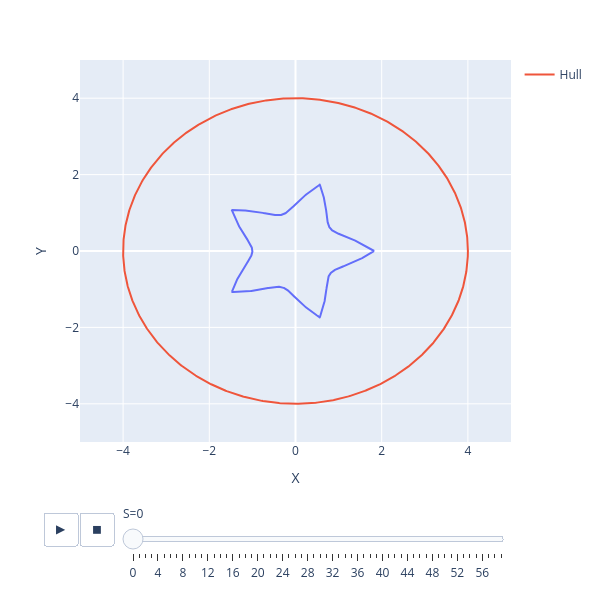

The cell this chart's notebook holds for it:
### Code cell
#R upper bound
Rub = np.ceil(df.X.max()) 

fig = px.line(df, x="X", y="Y", 
                    range_x=[-Rub,Rub], range_y=[-Rub,Rub],
                    animation_frame="S", 
                    #name = "Front",
                    # direction= "counterclockwise", start_angle=0,
                    #color_discrete_sequence=px.colors.sequential.Plasma_r, 
                    #template="plotly_dark",)
                    width=600, height=600
                    )
fig.add_trace(go.Scatter(x=Hx, y=Hy, mode='lines', marker=dict(size=6, color=filt*1),
                             name='Hull'))
fig.show()

### Figure 1 — Plotly figure (JSON) as saved in the notebook; plotly's stock layout.template omitted (floating-point values rounded to 4 significant figures; data arrays with more than 128 entries replaced by an {"elided": "..."} marker saying what was removed)
{"data": [{"hovertemplate": "S=0<br>X=%{x}<br>Y=%{y}<extra></extra>", "legendgroup": "", "line": {"color": "#636efa", "dash": "solid"}, "marker": {"symbol": "circle"}, "mode": "lines", "name": "", "orientation": "v", "showlegend": false, "type": "scatter", "x": {"elided": "1001 float values"}, "xaxis": "x", "y": {"elided": "1001 float values"}, "yaxis": "y"}, {"marker": {"color": {"elided": "49980 int values"}, "size": 6}, "mode": "lines", "name": "Hull", "type": "scatter", "x": {"elided": "1001 float values"}, "y": {"elided": "1001 float values"}}], "layout": {"height": 600, "legend": {"tracegroupgap": 0}, "margin": {"t": 60}, "sliders": [{"active": 0, "currentvalue": {"prefix": "S="}, "len": 0.9, "pad": {"b": 10, "t": 60}, "steps": [{"args": [["0"], {"frame": {"duration": 0, "redraw": false}, "fromcurrent": true, "mode": "immediate", "transition": {"duration": 0, "easing": "linear"}}], "label": "0", "method": "animate"}, {"args": [["1"], {"frame": {"duration": 0, "redraw": false}, "fromcurrent": true, "mode": "immediate", "transition": {"duration": 0, "easing": "linear"}}], "label": "1", "method": "animate"}, {"args": [["2"], {"frame": {"duration": 0, "redraw": false}, "fromcurrent": true, "mode": "immediate", "transition": {"duration": 0, "easing": "linear"}}], "label": "2", "method": "animate"}, {"args": [["3"], {"frame": {"duration": 0, "redraw": false}, "fromcurrent": true, "mode": "immediate", "transition": {"duration": 0, "easing": "linear"}}], "label": "3", "method": "animate"}, {"args": [["4"], {"frame": {"duration": 0, "redraw": false}, "fromcurrent": true, "mode": "immediate", "transition": {"duration": 0, "easing": "linear"}}], "label": "4", "method": "animate"}, {"args": [["5"], {"frame": {"duration": 0, "redraw": false}, "fromcurrent": true, "mode": "immediate", "transition": {"duration": 0, "easing": "linear"}}], "label": "5", "method": "animate"}, {"args": [["6"], {"frame": {"duration": 0, "redraw": false}, "fromcurrent": true, "mode": "immediate", "transition": {"duration": 0, "easing": "linear"}}], "label": "6", "method": "animate"}, {"args": [["7"], {"frame": {"duration": 0, "redraw": false}, "fromcurrent": true, "mode": "immediate", "transition": {"duration": 0, "easing": "linear"}}], "label": "7", "method": "animate"}, {"args": [["8"], {"frame": {"duration": 0, "redraw": false}, "fromcurrent": true, "mode": "immediate", "transition": {"duration": 0, "easing": "linear"}}], "label": "8", "method": "animate"}, {"args": [["9"], {"frame": {"duration": 0, "redraw": false}, "fromcurrent": true, "mode": "immediate", "transition": {"duration": 0, "easing": "linear"}}], "label": "9", "method": "animate"}, {"args": [["10"], {"frame": {"duration": 0, "redraw": false}, "fromcurrent": true, "mode": "immediate", "transition": {"duration": 0, "easing": "linear"}}], "label": "10", "method": "animate"}, {"args": [["11"], {"frame": {"duration": 0, "redraw": false}, "fromcurrent": true, "mode": "immediate", "transition": {"duration": 0, "easing": "linear"}}], "label": "11", "method": "animate"}, {"args": [["12"], {"frame": {"duration": 0, "redraw": false}, "fromcurrent": true, "mode": "immediate", "transition": {"duration": 0, "easing": "linear"}}], "label": "12", "method": "animate"}, {"args": [["13"], {"frame": {"duration": 0, "redraw": false}, "fromcurrent": true, "mode": "immediate", "transition": {"duration": 0, "easing": "linear"}}], "label": "13", "method": "animate"}, {"args": [["14"], {"frame": {"duration": 0, "redraw": false}, "fromcurrent": true, "mode": "immediate", "transition": {"duration": 0, "easing": "linear"}}], "label": "14", "method": "animate"}, {"args": [["15"], {"frame": {"duration": 0, "redraw": false}, "fromcurrent": true, "mode": "immediate", "transition": {"duration": 0, "easing": "linear"}}], "label": "15", "method": "animate"}, {"args": [["16"], {"frame": {"duration": 0, "redraw": false}, "fromcurrent": true, "mode": "immediate", "transition": {"duration": 0, "easing": "linear"}}], "label": "16", "method": "animate"}, {"args": [["17"], {"frame": {"duration": 0, "redraw": false}, "fromcurrent": true, "mode": "immediate", "transition": {"duration": 0, "easing": "linear"}}], "label": "17", "method": "animate"}, {"args": [["18"], {"frame": {"duration": 0, "redraw": false}, "fromcurrent": true, "mode": "immediate", "transition": {"duration": 0, "easing": "linear"}}], "label": "18", "method": "animate"}, {"args": [["19"], {"frame": {"duration": 0, "redraw": false}, "fromcurrent": true, "mode": "immediate", "transition": {"duration": 0, "easing": "linear"}}], "label": "19", "method": "animate"}, {"args": [["20"], {"frame": {"duration": 0, "redraw": false}, "fromcurrent": true, "mode": "immediate", "transition": {"duration": 0, "easing": "linear"}}], "label": "20", "method": "animate"}, {"args": [["21"], {"frame": {"duration": 0, "redraw": false}, "fromcurrent": true, "mode": "immediate", "transition": {"duration": 0, "easing": "linear"}}], "label": "21", "method": "animate"}, {"args": [["22"], {"frame": {"duration": 0, "redraw": false}, "fromcurrent": true, "mode": "immediate", "transition": {"duration": 0, "easing": "linear"}}], "label": "22", "method": "animate"}, {"args": [["23"], {"frame": {"duration": 0, "redraw": false}, "fromcurrent": true, "mode": "immediate", "transition": {"duration": 0, "easing": "linear"}}], "label": "23", "method": "animate"}, {"args": [["24"], {"frame": {"duration": 0, "redraw": false}, "fromcurrent": true, "mode": "immediate", "transition": {"duration": 0, "easing": "linear"}}], "label": "24", "method": "animate"}, {"args": [["25"], {"frame": {"duration": 0, "redraw": false}, "fromcurrent": true, "mode": "immediate", "transition": {"duration": 0, "easing": "linear"}}], "label": "25", "method": "animate"}, {"args": [["26"], {"frame": {"duration": 0, "redraw": false}, "fromcurrent": true, "mode": "immediate", "transition": {"duration": 0, "easing": "linear"}}], "label": "26", "method": "animate"}, {"args": [["27"], {"frame": {"duration": 0, "redraw": false}, "fromcurrent": true, "mode": "immediate", "transition": {"duration": 0, "easing": "linear"}}], "label": "27", "method": "animate"}, {"args": [["28"], {"frame": {"duration": 0, "redraw": false}, "fromcurrent": true, "mode": "immediate", "transition": {"duration": 0, "easing": "linear"}}], "label": "28", "method": "animate"}, {"args": [["29"], {"frame": {"duration": 0, "redraw": false}, "fromcurrent": true, "mode": "immediate", "transition": {"duration": 0, "easing": "linear"}}], "label": "29", "method": "animate"}, {"args": [["30"], {"frame": {"duration": 0, "redraw": false}, "fromcurrent": true, "mode": "immediate", "transition": {"duration": 0, "easing": "linear"}}], "label": "30", "method": "animate"}, {"args": [["31"], {"frame": {"duration": 0, "redraw": false}, "fromcurrent": true, "mode": "immediate", "transition": {"duration": 0, "easing": "linear"}}], "label": "31", "method": "animate"}, {"args": [["32"], {"frame": {"duration": 0, "redraw": false}, "fromcurrent": true, "mode": "immediate", "transition": {"duration": 0, "easing": "linear"}}], "label": "32", "method": "animate"}, {"args": [["33"], {"frame": {"duration": 0, "redraw": false}, "fromcurrent": true, "mode": "immediate", "transition": {"duration": 0, "easing": "linear"}}], "label": "33", "method": "animate"}, {"args": [["34"], {"frame": {"duration": 0, "redraw": false}, "fromcurrent": true, "mode": "immediate", "transition": {"duration": 0, "easing": "linear"}}], "label": "34", "method": "animate"}, {"args": [["35"], {"frame": {"duration": 0, "redraw": false}, "fromcurrent": true, "mode": "immediate", "transition": {"duration": 0, "easing": "linear"}}], "label": "35", "method": "animate"}, {"args": [["36"], {"frame": {"duration": 0, "redraw": false}, "fromcurrent": true, "mode": "immediate", "transition": {"duration": 0, "easing": "linear"}}], "label": "36", "method": "animate"}, {"args": [["37"], {"frame": {"duration": 0, "redraw": false}, "fromcurrent": true, "mode": "immediate", "transition": {"duration": 0, "easing": "linear"}}], "label": "37", "method": "animate"}, {"args": [["38"], {"frame": {"duration": 0, "redraw": false}, "fromcurrent": true, "mode": "immediate", "transition": {"duration": 0, "easing": "linear"}}], "label": "38", "method": "animate"}, {"args": [["39"], {"frame": {"duration": 0, "redraw": false}, "fromcurrent": true, "mode": "immediate", "transition": {"duration": 0, "easing": "linear"}}], "label": "39", "method": "animate"}, {"args": [["40"], {"frame": {"duration": 0, "redraw": false}, "fromcurrent": true, "mode": "immediate", "transition": {"duration": 0, "easing": "linear"}}], "label": "40", "method": "animate"}, {"args": [["41"], {"frame": {"duration": 0, "redraw": false}, "fromcurrent": true, "mode": "immediate", "transition": {"duration": 0, "easing": "linear"}}], "label": "41", "method": "animate"}, {"args": [["42"], {"frame": {"duration": 0, "redraw": false}, "fromcurrent": true, "mode": "immediate", "transition": {"duration": 0, "easing": "linear"}}], "label": "42", "method": "animate"}, {"args": [["43"], {"frame": {"duration": 0, "redraw": false}, "fromcurrent": true, "mode": "immediate", "transition": {"duration": 0, "easing": "linear"}}], "label": "43", "method": "animate"}, {"args": [["44"], {"frame": {"duration": 0, "redraw": false}, "fromcurrent": true, "mode": "immediate", "transition": {"duration": 0, "easing": "linear"}}], "label": "44", "method": "animate"}, {"args": [["45"], {"frame": {"duration": 0, "redraw": false}, "fromcurrent": true, "mode": "immediate", "transition": {"duration": 0, "easing": "linear"}}], "label": "45", "method": "animate"}, {"args": [["46"], {"frame": {"duration": 0, "redraw": false}, "fromcurrent": true, "mode": "immediate", "transition": {"duration": 0, "easing": "linear"}}], "label": "46", "method": "animate"}, {"args": [["47"], {"frame": {"duration": 0, "redraw": false}, "fromcurrent": true, "mode": "immediate", "transition": {"duration": 0, "easing": "linear"}}], "label": "47", "method": "animate"}, {"args": [["48"], {"frame": {"duration": 0, "redraw": false}, "fromcurrent": true, "mode": "immediate", "transition": {"duration": 0, "easing": "linear"}}], "label": "48", "method": "animate"}, {"args": [["49"], {"frame": {"duration": 0, "redraw": false}, "fromcurrent": true, "mode": "immediate", "transition": {"duration": 0, "easing": "linear"}}], "label": "49", "method": "animate"}, {"args": [["50"], {"frame": {"duration": 0, "redraw": false}, "fromcurrent": true, "mode": "immediate", "transition": {"duration": 0, "easing": "linear"}}], "label": "50", "method": "animate"}, {"args": [["51"], {"frame": {"duration": 0, "redraw": false}, "fromcurrent": true, "mode": "immediate", "transition": {"duration": 0, "easing": "linear"}}], "label": "51", "method": "animate"}, {"args": [["52"], {"frame": {"duration": 0, "redraw": false}, "fromcurrent": true, "mode": "immediate", "transition": {"duration": 0, "easing": "linear"}}], "label": "52", "method": "animate"}, {"args": [["53"], {"frame": {"duration": 0, "redraw": false}, "fromcurrent": true, "mode": "immediate", "transition": {"duration": 0, "easing": "linear"}}], "label": "53", "method": "animate"}, {"args": [["54"], {"frame": {"duration": 0, "redraw": false}, "fromcurrent": true, "mode": "immediate", "transition": {"duration": 0, "easing": "linear"}}], "label": "54", "method": "animate"}, {"args": [["55"], {"frame": {"duration": 0, "redraw": false}, "fromcurrent": true, "mode": "immediate", "transition": {"duration": 0, "easing": "linear"}}], "label": "55", "method": "animate"}, {"args": [["56"], {"frame": {"duration": 0, "redraw": false}, "fromcurrent": true, "mode": "immediate", "transition": {"duration": 0, "easing": "linear"}}], "label": "56", "method": "animate"}, {"args": [["57"], {"frame": {"duration": 0, "redraw": false}, "fromcurrent": true, "mode": "immediate", "transition": {"duration": 0, "easing": "linear"}}], "label": "57", "method": "animate"}, {"args": [["58"], {"frame": {"duration": 0, "redraw": false}, "fromcurrent": true, "mode": "immediate", "transition": {"duration": 0, "easing": "linear"}}], "label": "58", "method": "animate"}, {"args": [["59"], {"frame": {"duration": 0, "redraw": false}, "fromcurrent": true, "mode": "immediate", "transition": {"duration": 0, "easing": "linear"}}], "label": "59", "method": "animate"}], "x": 0.1, "xanchor": "left", "y": 0, "yanchor": "top"}], "updatemenus": [{"buttons": [{"args": [null, {"frame": {"duration": 500, "redraw": false}, "fromcurrent": true, "mode": "immediate", "transition": {"duration": 500, "easing": "linear"}}], "label": "&#9654;", "method": "animate"}, {"args": [[null], {"frame": {"duration": 0, "redraw": false}, "fromcurrent": true, "mode": "immediate", "transition": {"duration": 0, "easing": "linear"}}], "label": "&#9724;", "method": "animate"}], "direction": "left", "pad": {"r": 10, "t": 70}, "showactive": false, "type": "buttons", "x": 0.1, "xanchor": "right", "y": 0, "yanchor": "top"}], "width": 600, "xaxis": {"anchor": "y", "domain": [0, 1], "range": [-5, 5], "title": {"text": "X"}}, "yaxis": {"anchor": "x", "domain": [0, 1], "range": [-5, 5], "title": {"text": "Y"}}}}
